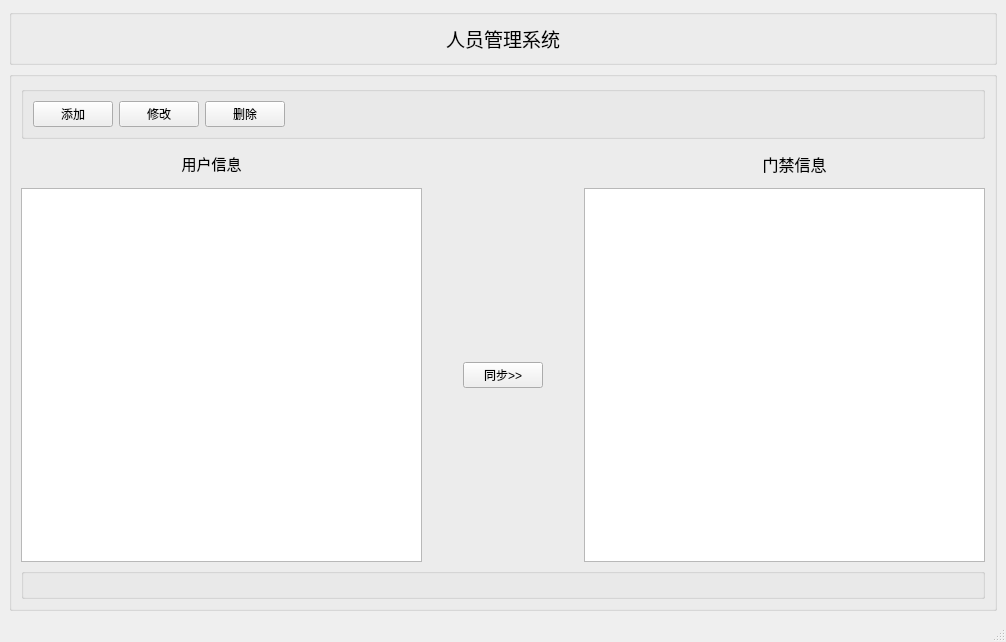
<?xml version="1.0" encoding="UTF-8"?>
<ui version="4.0">
 <class>MainWindow</class>
 <widget class="QMainWindow" name="MainWindow">
  <property name="geometry">
   <rect>
    <x>0</x>
    <y>0</y>
    <width>1006</width>
    <height>642</height>
   </rect>
  </property>
  <property name="windowTitle">
   <string>MainWindow</string>
  </property>
  <widget class="QWidget" name="centralwidget">
   <layout class="QGridLayout" name="gridLayout" rowstretch="0">
    <item row="0" column="0">
     <layout class="QVBoxLayout" name="verticalLayout" stretch="1,10">
      <item>
       <widget class="QGroupBox" name="groupBox_2">
        <property name="title">
         <string/>
        </property>
        <layout class="QGridLayout" name="gridLayout_2">
         <item row="0" column="0">
          <layout class="QVBoxLayout" name="verticalLayout_2">
           <item>
            <widget class="QLabel" name="label">
             <property name="font">
              <font>
               <family>黑体</family>
               <pointsize>14</pointsize>
              </font>
             </property>
             <property name="text">
              <string>人员管理系统</string>
             </property>
             <property name="alignment">
              <set>Qt::AlignCenter</set>
             </property>
            </widget>
           </item>
          </layout>
         </item>
        </layout>
       </widget>
      </item>
      <item>
       <widget class="QGroupBox" name="groupBox">
        <property name="title">
         <string/>
        </property>
        <layout class="QGridLayout" name="gridLayout_3" rowstretch="2,2,20,1">
         <item row="2" column="0">
          <layout class="QHBoxLayout" name="horizontalLayout_3">
           <property name="spacing">
            <number>41</number>
           </property>
           <item>
            <widget class="QTableView" name="m_tvUserInfo"/>
           </item>
           <item>
            <widget class="QPushButton" name="m_btnSync">
             <property name="text">
              <string>同步&gt;&gt;</string>
             </property>
            </widget>
           </item>
           <item>
            <widget class="QTableView" name="m_tvMenJinInfo"/>
           </item>
          </layout>
         </item>
         <item row="0" column="0">
          <layout class="QHBoxLayout" name="horizontalLayout_4" stretch="0">
           <item>
            <widget class="QGroupBox" name="groupBox_3">
             <property name="title">
              <string/>
             </property>
             <layout class="QGridLayout" name="gridLayout_4" columnstretch="1,1,1,20">
              <item row="0" column="0">
               <widget class="QPushButton" name="m_btnAddUser">
                <property name="text">
                 <string>添加</string>
                </property>
               </widget>
              </item>
              <item row="0" column="1">
               <widget class="QPushButton" name="m_btnChangeUser">
                <property name="text">
                 <string>修改</string>
                </property>
               </widget>
              </item>
              <item row="0" column="2">
               <widget class="QPushButton" name="m_btnDelUser">
                <property name="text">
                 <string>删除</string>
                </property>
               </widget>
              </item>
              <item row="0" column="3">
               <widget class="QLabel" name="label_2">
                <property name="text">
                 <string/>
                </property>
               </widget>
              </item>
             </layout>
            </widget>
           </item>
          </layout>
         </item>
         <item row="3" column="0">
          <layout class="QVBoxLayout" name="verticalLayout_3">
           <item>
            <layout class="QHBoxLayout" name="horizontalLayout">
             <item>
              <widget class="QGroupBox" name="groupBox_4">
               <property name="title">
                <string/>
               </property>
              </widget>
             </item>
            </layout>
           </item>
          </layout>
         </item>
         <item row="1" column="0">
          <layout class="QHBoxLayout" name="horizontalLayout_2" stretch="2,1,2">
           <item>
            <widget class="QLabel" name="label_3">
             <property name="font">
              <font>
               <family>黑体</family>
               <pointsize>11</pointsize>
              </font>
             </property>
             <property name="text">
              <string>用户信息</string>
             </property>
             <property name="alignment">
              <set>Qt::AlignCenter</set>
             </property>
            </widget>
           </item>
           <item>
            <widget class="QLabel" name="label_4">
             <property name="text">
              <string/>
             </property>
            </widget>
           </item>
           <item>
            <widget class="QLabel" name="label_5">
             <property name="font">
              <font>
               <family>黑体</family>
               <pointsize>12</pointsize>
              </font>
             </property>
             <property name="text">
              <string>门禁信息</string>
             </property>
             <property name="alignment">
              <set>Qt::AlignCenter</set>
             </property>
            </widget>
           </item>
          </layout>
         </item>
        </layout>
       </widget>
      </item>
     </layout>
    </item>
   </layout>
  </widget>
  <widget class="QStatusBar" name="statusbar"/>
 </widget>
 <resources/>
 <connections/>
</ui>
